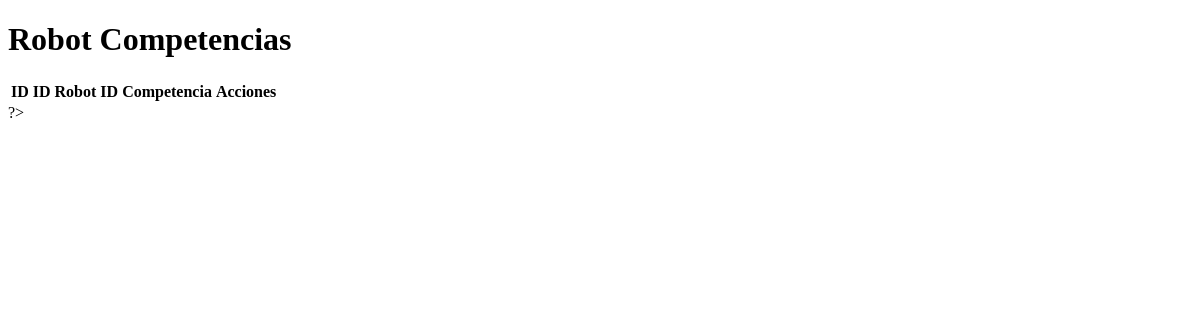
The app's page /Versión_1/Diseño/RobotCompetenciaView.php, older data.
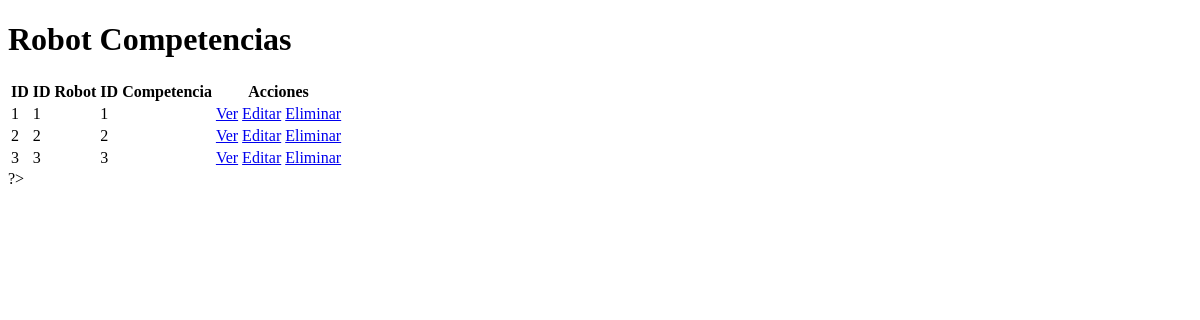
The same page, newer data.
### tables this page shows
CREATE TABLE `robot_competencia` (
  `id` int(11) NOT NULL,
  `id_robot` int(11) NOT NULL,
  `id_competencia` int(11) NOT NULL
);

### Versión_1/Diseño/RobotCompetenciaController.php (called while the page is built, shortened)
<?php
require_once 'RobotCompetenciaModel.php';
class RobotCompetenciaController {
    private $model;
    public function __construct($db) {
        $this->model = new RobotCompetenciaModel($db);
    }
    public function index() {
        return $this->model->getAllRobotCompetencias();
    }
}
?>

### Versión_1/Diseño/RobotCompetenciaModel.php (called while the page is built, shortened)
<?php
class RobotCompetenciaModel {
    private $db;
    public function __construct($db) {
        $this->db = $db;
    }
    public function getAllRobotCompetencias() {
        $query = "SELECT * FROM robot_competencia";
        $stmt = $this->db->prepare($query);
        $stmt->execute();
        return $stmt;
    }
}
?>

### Versión_1/Diseño/RobotCompetenciaView.php (the view, shortened to what this page needs)
<?php
require_once 'RobotCompetenciaController.php';
$db = new PDO('mysql:host=localhost;dbname=datosks', 'root', '');
$controller = new RobotCompetenciaController($db);
$robotCompetencias = $controller->index();
?>
<!DOCTYPE html>
<html lang="en">
<head>
</head>
<body>
    <h1>Robot Competencias</h1>
    <table>
        <tr>
            <th>ID</th>
            <th>ID Robot</th>
            <th>ID Competencia</th>
            <th>Acciones</th>
        </tr>
        <?php while ($robotCompetencia = $robotCompetencias->fetch(PDO::FETCH_ASSOC)) : ?>
            <tr>
                <td><?php echo $robotCompetencia['id']; ?></td>
                <td><?php echo $robotCompetencia['id_robot']; ?></td>
                <td><?php echo $robotCompetencia['id_competencia']; ?></td>
                <td>
                    <a href="ver_robot_competencia.php?id=<?php echo $robotCompetencia['id']; ?>">Ver</a>
                    <a href="editar_robot_competencia.php?id=<?php echo $robotCompetencia['id']; ?>">Editar</a>
                    <a href="eliminar_robot_competencia.php?id=<?php echo $robotCompetencia['id']; ?>">Eliminar</a>
                </td>
            </tr>
        <?php endwhile; ?>
    </table>
</body>
</html>

Row changes from the older to the newer data that the page shows:
added robot_competencia: id "1", id_robot "1", id_competencia "1"
added robot_competencia: id "2", id_robot "2", id_competencia "2"
added robot_competencia: id "3", id_robot "3", id_competencia "3"
